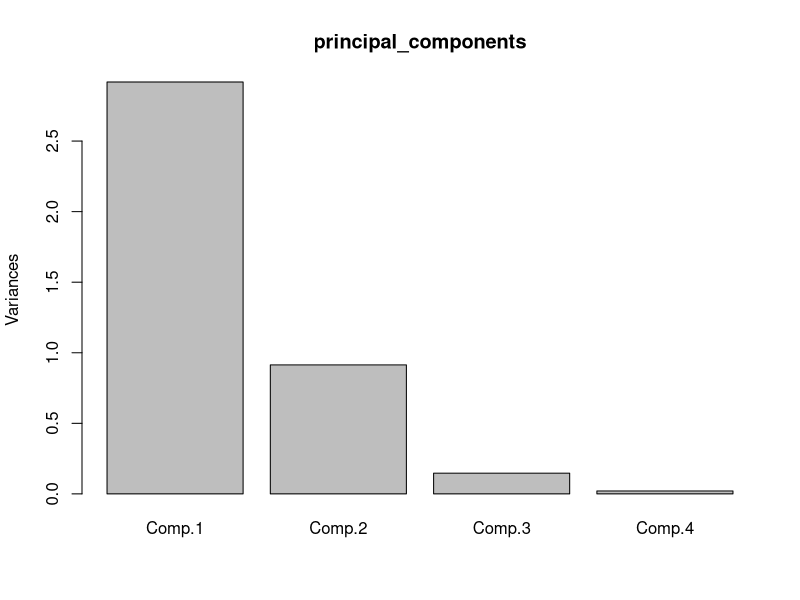
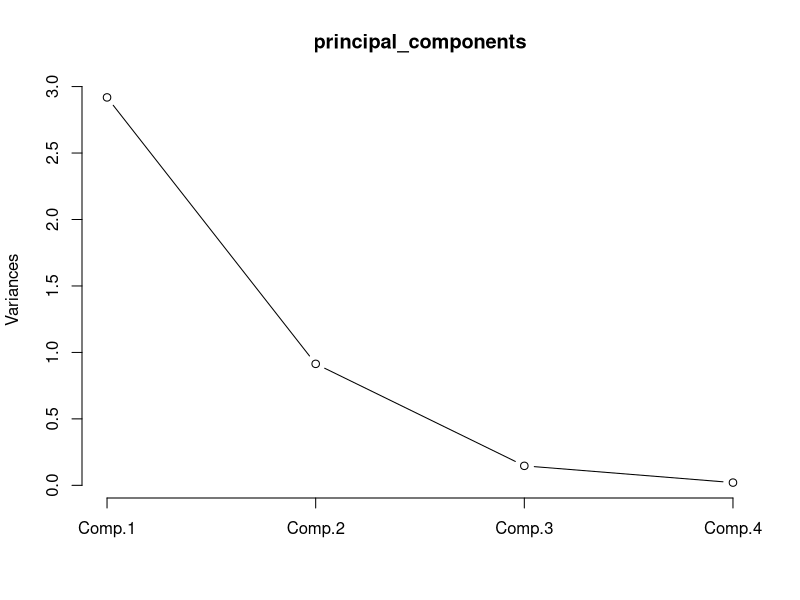
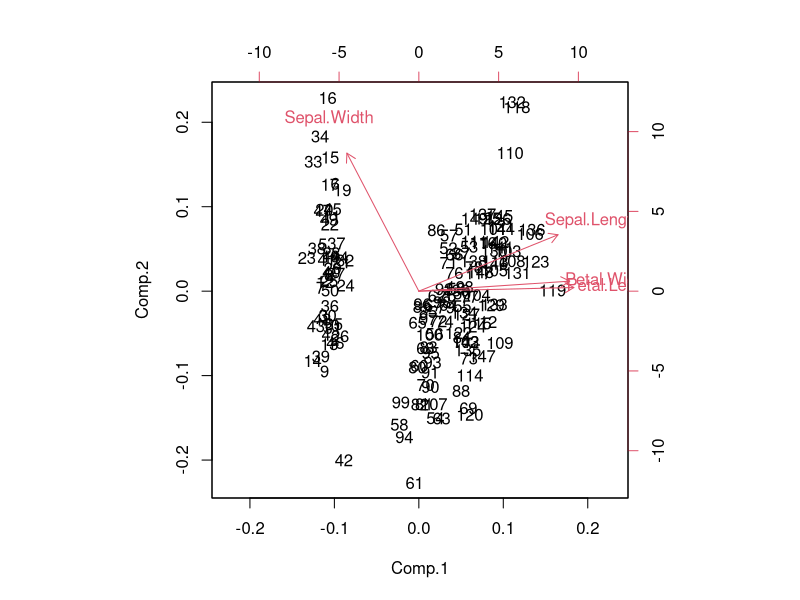
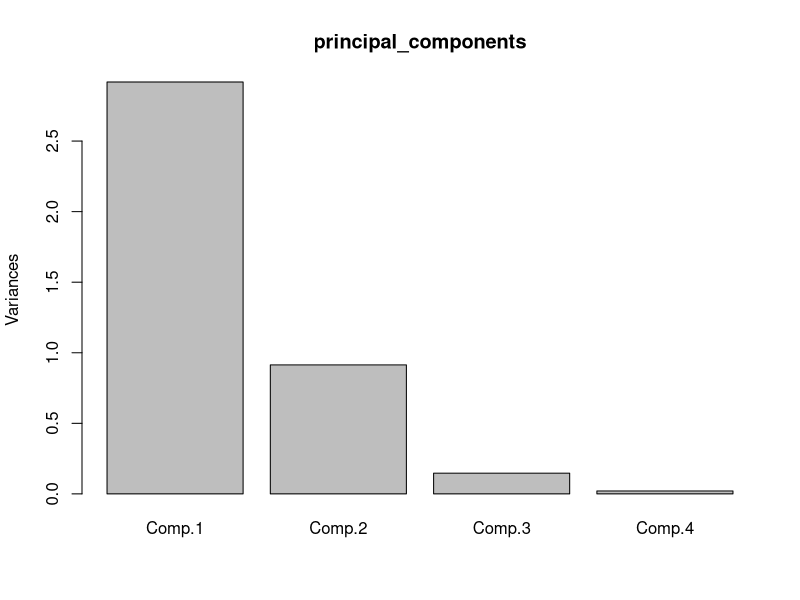
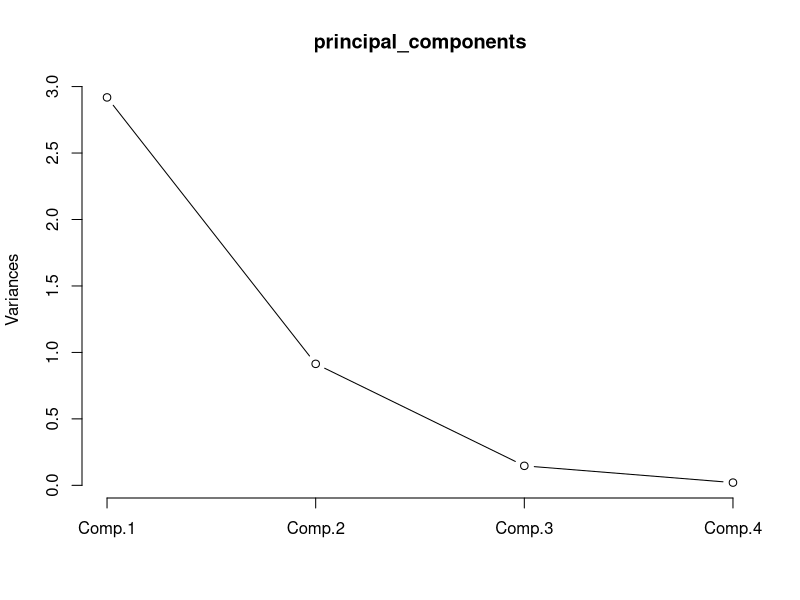
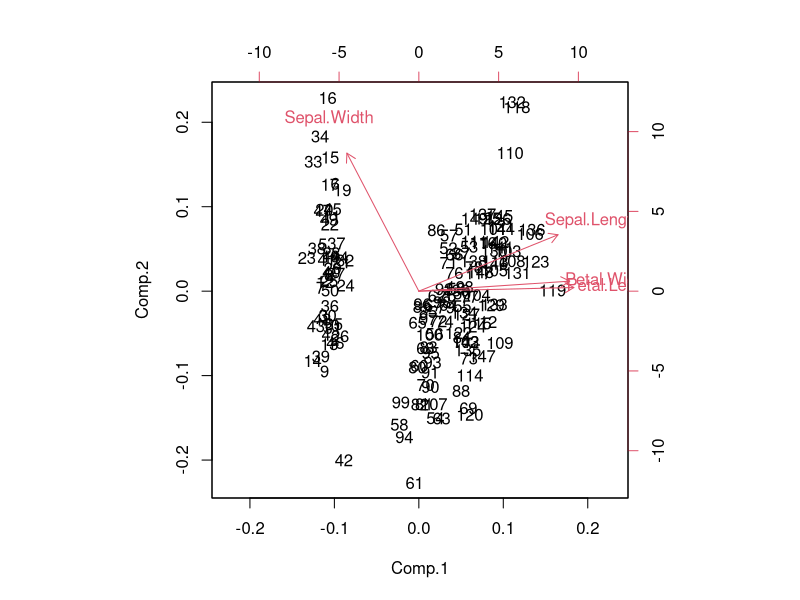

Source code (R) for these figures, in order:
# PCA with iris dataset
data("iris")
head(iris)
# creating another dataset from iris dataset that
# contains the columns from 1 to 4
irisdata1 <- iris[,1:4]
irisdata1

head(irisdata1)
# Read the documentation for the princomp() function in RStudio.
help("princomp")
principal_components <- princomp(irisdata1, cor = TRUE, score = TRUE)
# cor = a logical value indicating whether the calculation should
# use the correlation matrix or the covariance matrix.
# (The correlation matrix can only be used if there are no constant variables.)
# score = a logical value indicating whether the score on
# each principal component should be calculated.
summary(principal_components)
# in the summary you can see that it has four Principal Components it is because the input data has
# four different features

# See nov 1 slides for interpretation

# using the plot() function, we can plot the
# principal components.
plot(principal_components)

# plotting the principal_components using the a
# line in plot() functions
plot(principal_components, type = "l")

# using the biplot() function we can plot the components
# Read the documentation for the bilopt() function in the RStudio
help("biplot")
biplot(principal_components)

# PCA with iris dataset
data("iris")
head(iris)
# creating another dataset from iris dataset that contains the columns from 1 to 4
irisdata1 <- iris[,1:4]
irisdata1
head(irisdata1)
principal_components <- princomp(irisdata1, cor = TRUE, score = TRUE)
summary(principal_components)
# in the summary you can see that it has four Principal Components it is becasue the input data
# has
# four different features.
# using the plot() function, we can plot the principal components.
plot(principal_components)
# plotting the principal_components using the a line in plot() functions
plot(principal_components, type = "l")
# using rhw biplot() function we can plot the components
biplot(principal_components)

